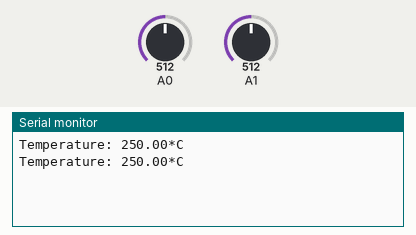
Simulated run of this sketch. Board: Arduino Uno, built with avr-gcc and run on an emulated ATmega328P. Shown: the last lines printed to the serial monitor. Inputs (shaded band) come from the test bench; at power-on: A0 = 512, A1 = 512.

Above: at 1.8 s.
1.9 s: A0 set to 716
At 2.8 s:
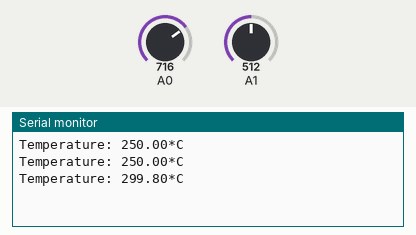
3.4 s: A1 set to 716
At 4.7 s:
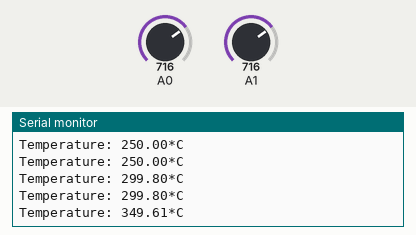
4.9 s: A0 set to 900
At 5.7 s:
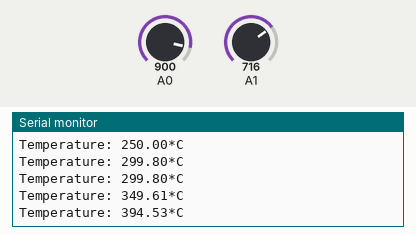
6.4 s: A1 set to 900
At 7.8 s:
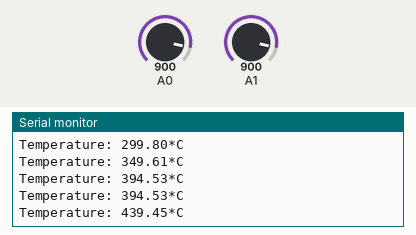
Timing chart, 0 to 8.9 s (numbered marks = the images above; inputs shaded):
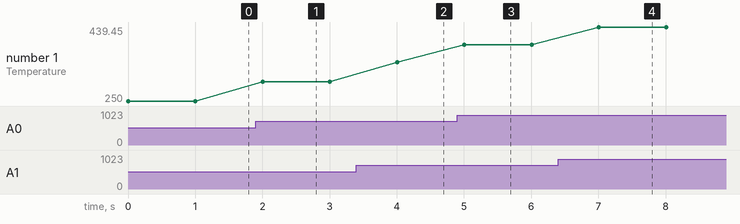

The sketch:

temp_v1.c.ino
```cpp
void setup()
{
  Serial.begin(9600);
}

void loop() {
  float temp1;
  float temp2;
  float avg_temp;
  String temp = "Temperature: ";
  String degree = "*C";
  String output;
  temp1 = analogRead(A0);
  temp1 = temp1 * 0.48828125;
  temp2 = analogRead(A1);
  temp2 = temp2 * 0.48828125;
  avg_temp = (temp1 + temp2) / 2;
  output = temp + avg_temp + degree;
  Serial.println(output);

  delay(1000);
}
```

Measured:
- after the input at 1.9 s, the serial monitor: prints a new line after 0.10 s (image 1)
- after the input at 3.4 s, the serial monitor: prints a new line after 0.60 s (image 2)
- after the input at 4.9 s, the serial monitor: prints a new line after 0.10 s (image 3)
- after the input at 6.4 s, the serial monitor: prints a new line after 0.61 s (image 4)
- plotted number 1: 250 → 299.8 after the input at 1.9 s, 299.8 → 349.61 after the input at 3.4 s, 349.61 → 394.53 after the input at 4.9 s, 394.53 → 439.45 after the input at 6.4 s
